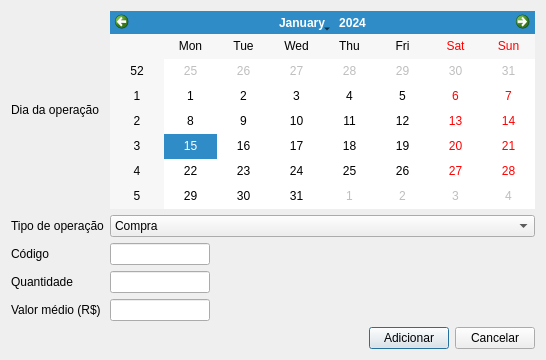
<?xml version="1.0" encoding="UTF-8"?>
<ui version="4.0">
 <class>Dialog</class>
 <widget class="QDialog" name="Dialog">
  <property name="geometry">
   <rect>
    <x>0</x>
    <y>0</y>
    <width>546</width>
    <height>360</height>
   </rect>
  </property>
  <property name="windowTitle">
   <string>Adicionar ordem</string>
  </property>
  <layout class="QVBoxLayout" name="verticalLayout_2">
   <item>
    <layout class="QVBoxLayout" name="verticalLayout">
     <item>
      <layout class="QGridLayout" name="gridLayout">
       <item row="2" column="0">
        <widget class="QLabel" name="label_2">
         <property name="text">
          <string>Código</string>
         </property>
        </widget>
       </item>
       <item row="0" column="1">
        <widget class="QCalendarWidget" name="date"/>
       </item>
       <item row="2" column="1">
        <widget class="QLineEdit" name="code">
         <property name="maximumSize">
          <size>
           <width>100</width>
           <height>16777215</height>
          </size>
         </property>
         <property name="maxLength">
          <number>10</number>
         </property>
        </widget>
       </item>
       <item row="3" column="1">
        <widget class="QLineEdit" name="amount">
         <property name="maximumSize">
          <size>
           <width>100</width>
           <height>16777215</height>
          </size>
         </property>
        </widget>
       </item>
       <item row="1" column="0">
        <widget class="QLabel" name="label_5">
         <property name="text">
          <string>Tipo de operação</string>
         </property>
        </widget>
       </item>
       <item row="0" column="0">
        <widget class="QLabel" name="label">
         <property name="text">
          <string>Dia da operação</string>
         </property>
        </widget>
       </item>
       <item row="3" column="0">
        <widget class="QLabel" name="label_3">
         <property name="text">
          <string>Quantidade</string>
         </property>
        </widget>
       </item>
       <item row="4" column="0">
        <widget class="QLabel" name="label_4">
         <property name="text">
          <string>Valor médio (R$)</string>
         </property>
        </widget>
       </item>
       <item row="4" column="1">
        <widget class="QLineEdit" name="value">
         <property name="maximumSize">
          <size>
           <width>100</width>
           <height>16777215</height>
          </size>
         </property>
        </widget>
       </item>
       <item row="1" column="1">
        <widget class="QComboBox" name="type">
         <item>
          <property name="text">
           <string>Compra</string>
          </property>
         </item>
         <item>
          <property name="text">
           <string>Venda</string>
          </property>
         </item>
        </widget>
       </item>
      </layout>
     </item>
    </layout>
   </item>
   <item>
    <layout class="QHBoxLayout" name="horizontalLayout">
     <item>
      <spacer name="horizontalSpacer">
       <property name="orientation">
        <enum>Qt::Horizontal</enum>
       </property>
       <property name="sizeHint" stdset="0">
        <size>
         <width>40</width>
         <height>20</height>
        </size>
       </property>
      </spacer>
     </item>
     <item>
      <widget class="QPushButton" name="add">
       <property name="text">
        <string>Adicionar</string>
       </property>
      </widget>
     </item>
     <item>
      <widget class="QPushButton" name="cancel">
       <property name="text">
        <string>Cancelar</string>
       </property>
      </widget>
     </item>
    </layout>
   </item>
  </layout>
 </widget>
 <resources/>
 <connections/>
</ui>
